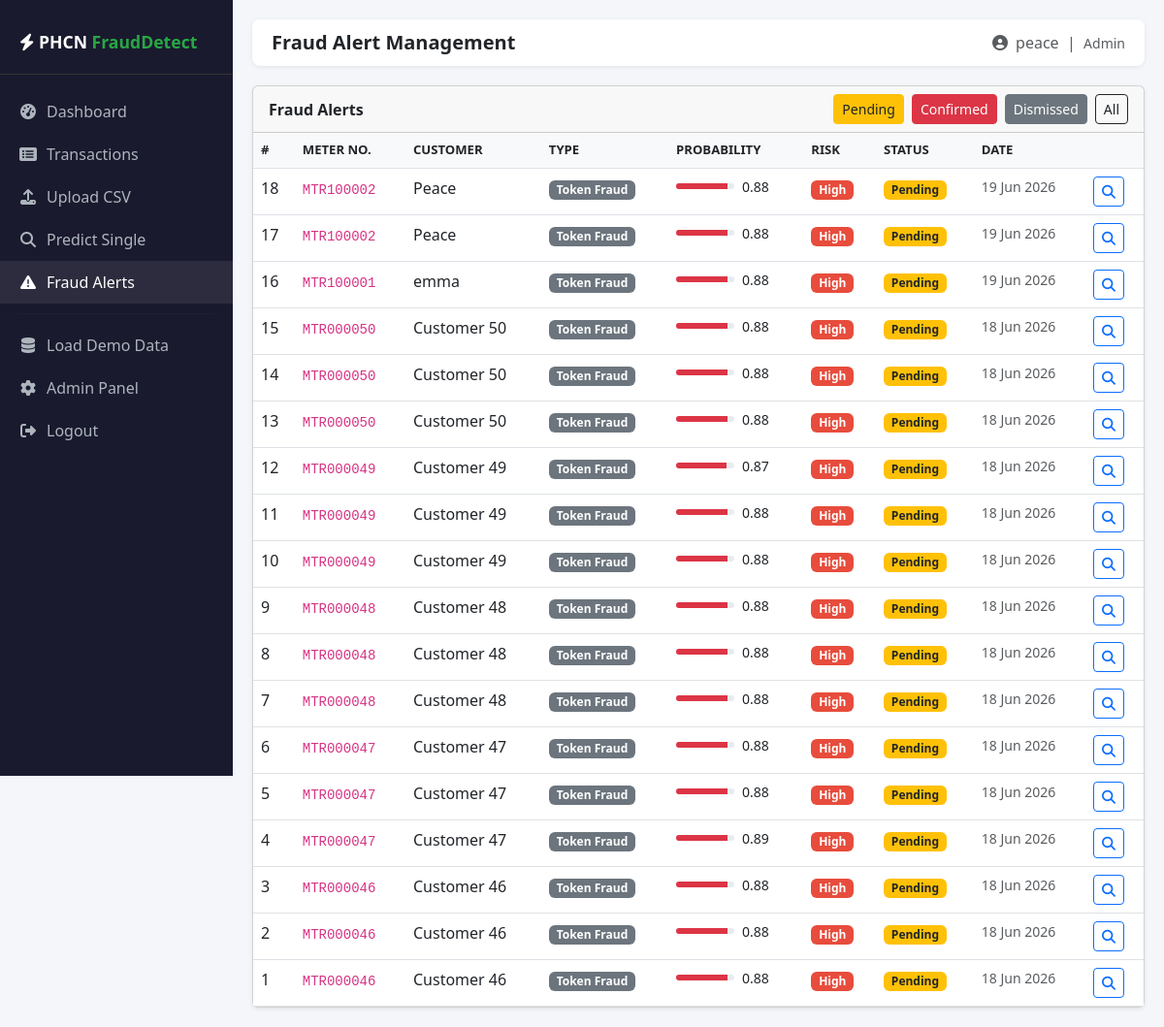
Screenshot of /alerts/ (signed in) with the database file from the repository.
### fraud_app/models.py (models this page shows, shortened)
class FraudAlert(models.Model):
    ALERT_TYPE_CHOICES = [("Token","Token Fraud"),("Tamper","Meter Tampering"),("Vending","Vending Fraud"),("General","General Anomaly")]
    STATUS_CHOICES     = [("Pending","Pending"),("Confirmed","Confirmed Fraud"),("Dismissed","Dismissed")]
    transaction          = models.ForeignKey(Transaction, on_delete=models.CASCADE, related_name="alerts")
    customer             = models.ForeignKey(Customer, on_delete=models.CASCADE, related_name="alerts")
    alert_type           = models.CharField(max_length=20, choices=ALERT_TYPE_CHOICES, default="General")
    fraud_probability    = models.FloatField()
    investigation_status = models.CharField(max_length=20, choices=STATUS_CHOICES, default="Pending")
    investigation_notes  = models.TextField(blank=True)
    investigated_by      = models.ForeignKey(User, on_delete=models.SET_NULL, null=True, blank=True)
    created_at           = models.DateTimeField(auto_now_add=True)
    updated_at           = models.DateTimeField(auto_now=True)
    class Meta: ordering = ["-created_at"]

class Customer(models.Model):
    CATEGORY_CHOICES = [("Residential","Residential"),("Commercial","Commercial"),("Industrial","Industrial")]
    account_number    = models.CharField(max_length=30, unique=True)
    meter_number      = models.CharField(max_length=30, unique=True)
    customer_name     = models.CharField(max_length=200)
    customer_category = models.CharField(max_length=50, choices=CATEGORY_CHOICES, default="Residential")
    connection_type   = models.CharField(max_length=30, default="Single Phase")
    geographic_zone   = models.CharField(max_length=100, blank=True)
    created_at        = models.DateTimeField(auto_now_add=True)
    class Meta: ordering = ["customer_name"]

### fraud_app/views.py (the view)
# urls.py: path("alerts/",           views.alert_list,         name="alert_list"),
@login_required
def alert_list(request):
    status_filter = request.GET.get("status", "")
    alerts = FraudAlert.objects.select_related("customer","transaction")
    if status_filter: alerts = alerts.filter(investigation_status=status_filter)
    return render(request, "fraud_app/alerts.html", {"alerts": alerts.order_by("-created_at"), "status_filter": status_filter})

### fraud_app/templates/fraud_app/alerts.html (shortened to what this page needs)
{% extends "fraud_app/base.html" %}
{% block page_title %}Fraud Alert Management{% endblock %}
{% block content %}
<div class="card shadow-sm">
  <div class="card-header d-flex justify-content-between align-items-center">
    <span class="fw-bold">Fraud Alerts</span>
    <div class="d-flex gap-2">
      <a href="?status=Pending"   class="btn btn-sm btn-warning text-dark">Pending</a>
      <a href="?status=Confirmed" class="btn btn-sm btn-danger">Confirmed</a>
      <a href="?status=Dismissed" class="btn btn-sm btn-secondary">Dismissed</a>
      <a href="{% url 'alert_list' %}" class="btn btn-sm btn-outline-dark">All</a>
    </div>
  </div>
  <div class="card-body p-0">
    <div class="table-responsive">
      <table class="table table-hover mb-0">
        <thead>
          <tr><th>#</th><th>Meter No.</th><th>Customer</th><th>Type</th>
              <th>Probability</th><th>Risk</th><th>Status</th><th>Date</th><th></th></tr>
        </thead>
        <tbody>
          {% for alert in alerts %}
          <tr>
            <td>{{ alert.pk }}</td>
            <td><code>{{ alert.customer.meter_number }}</code></td>
            <td>{{ alert.customer.customer_name }}</td>
            <td><span class="badge bg-secondary">{{ alert.get_alert_type_display }}</span></td>
            <td>
              <div class="d-flex align-items-center gap-2">
                <div class="progress" style="width:60px;height:6px;">
                  <div class="progress-bar bg-danger"
                       style="width:{% widthratio alert.fraud_probability 1 100 %}%"></div>
                </div>
                <small>{{ alert.fraud_probability|floatformat:2 }}</small>
              </div>
            </td>
            <td>
              {% if alert.fraud_probability >= 0.75 %}<span class="badge badge-high">High</span>
              {% elif alert.fraud_probability >= 0.50 %}<span class="badge badge-medium">Medium</span>
              {% else %}<span class="badge badge-low">Low</span>{% endif %}
            </td>
            <td>
              {% if alert.investigation_status == "Confirmed" %}<span class="badge bg-danger">Confirmed</span>
              {% elif alert.investigation_status == "Dismissed" %}<span class="badge bg-secondary">Dismissed</span>
              {% else %}<span class="badge bg-warning text-dark">Pending</span>{% endif %}
            </td>
            <td class="text-muted small">{{ alert.created_at|date:"d M Y" }}</td>
            <td><a href="{% url 'alert_detail' alert.pk %}" class="btn btn-sm btn-outline-primary">
              <i class="fas fa-search"></i></a></td>
          </tr>
          {% empty %}
          <tr><td colspan="9" class="text-center py-4 text-muted">No alerts found.</td></tr>
          {% endfor %}
        </tbody>
      </table>
    </div>
  </div>
</div>
{% endblock %}

### fraud_app/templates/fraud_app/base.html (shortened to what this page needs)
<!DOCTYPE html>
<html lang="en">
<head>
<link href="https://cdn.jsdelivr.net/npm/bootstrap@5.3.0/dist/css/bootstrap.min.css" rel="stylesheet">
<link href="https://cdnjs.cloudflare.com/ajax/libs/font-awesome/6.4.0/css/all.min.css" rel="stylesheet">
</head>
<body>
{% if user.is_authenticated %}
<nav class="sidebar">
  <div class="brand"><i class="fas fa-bolt"></i> PHCN <span>FraudDetect</span></div>
  <ul class="nav flex-column mt-3">
    <li><a class="nav-link {% if request.resolver_match.url_name == 'dashboard' %}active{% endif %}"
           href="{% url 'dashboard' %}"><i class="fas fa-tachometer-alt"></i> Dashboard</a></li>
    <li><a class="nav-link {% if request.resolver_match.url_name == 'transaction_list' %}active{% endif %}"
           href="{% url 'transaction_list' %}"><i class="fas fa-list-alt"></i> Transactions</a></li>
    <li><a class="nav-link {% if request.resolver_match.url_name == 'upload_transactions' %}active{% endif %}"
           href="{% url 'upload_transactions' %}"><i class="fas fa-upload"></i> Upload CSV</a></li>
    <li><a class="nav-link {% if request.resolver_match.url_name == 'predict_single' %}active{% endif %}"
           href="{% url 'predict_single' %}"><i class="fas fa-search"></i> Predict Single</a></li>
    <li><a class="nav-link {% if request.resolver_match.url_name == 'alert_list' %}active{% endif %}"
           href="{% url 'alert_list' %}"><i class="fas fa-exclamation-triangle"></i> Fraud Alerts</a></li>
    <hr style="border-color:#333; margin:10px 20px;">
    <li><a class="nav-link" href="{% url 'seed_demo_data' %}"><i class="fas fa-database"></i> Load Demo Data</a></li>
    <li><a class="nav-link" href="/admin/"><i class="fas fa-cog"></i> Admin Panel</a></li>
    <li><a class="nav-link" href="{% url 'logout' %}"><i class="fas fa-sign-out-alt"></i> Logout</a></li>
  </ul>
</nav>
{% endif %}
<div class="{% if user.is_authenticated %}main-content{% else %}container-fluid{% endif %}">
  {% if user.is_authenticated %}
  <div class="top-bar">
    <h5 class="mb-0 fw-bold">{% block page_title %}Dashboard{% endblock %}</h5>
    <span class="text-muted"><i class="fas fa-user-circle me-1"></i>
      {{ user.get_full_name|default:user.username }} &nbsp;|&nbsp;
      <small>{{ user.is_staff|yesno:"Admin,Officer" }}</small>
    </span>
  </div>
  {% endif %}
  {% block content %}{% endblock %}
</div>
</body>
</html>

### fraud_app/templates/fraud_app/base.html (style rules this page uses)
:root { --green:#006400; --light-green:#28a745; --dark:#1a1a2e; }
body { background:#f4f6f9; font-family:'Segoe UI',sans-serif; }
.sidebar { width:240px; min-height:100vh; background:var(--dark); position:fixed; top:0; left:0; z-index:100; padding-top:20px; }
.sidebar .brand { color:#fff; font-size:1.1rem; font-weight:700; padding:10px 20px 20px; border-bottom:1px solid #333; }
.sidebar .brand span { color:var(--light-green); }
.sidebar .nav-link { color:#adb5bd; padding:10px 20px; display:flex; align-items:center; gap:10px; transition:.2s; }
.sidebar .nav-link:hover, .sidebar .nav-link.active { color:#fff; background:rgba(255,255,255,.08); }
.sidebar .nav-link i { width:18px; text-align:center; }
.main-content { margin-left:240px; padding:20px; }
.top-bar { background:#fff; padding:12px 20px; border-radius:8px; box-shadow:0 1px 4px rgba(0,0,0,.08); margin-bottom:20px; display:flex; justify-content:space-between; align-items:center; }
.table th { background:#f8f9fa; font-size:.82rem; text-transform:uppercase; }
.badge-high { background:#e74c3c; color:#fff; }

### rows the page displays
FraudAlert: pk "18", customer.meter_number "MTR100002", customer.customer_name "Peace", alert_type "Token Fraud", fraud_probability "0.88", shows "High", investigation_status "Pending", created_at "19 Jun 2026"
FraudAlert: pk "17", customer.meter_number "MTR100002", customer.customer_name "Peace", alert_type "Token Fraud", fraud_probability "0.88", shows "High", investigation_status "Pending", created_at "19 Jun 2026"
FraudAlert: pk "16", customer.meter_number "MTR100001", customer.customer_name "emma", alert_type "Token Fraud", fraud_probability "0.88", shows "High", investigation_status "Pending", created_at "19 Jun 2026"
FraudAlert: pk "15", customer.meter_number "MTR000050", customer.customer_name "Customer 50", alert_type "Token Fraud", fraud_probability "0.88", shows "High", investigation_status "Pending", created_at "18 Jun 2026"
FraudAlert: pk "14", customer.meter_number "MTR000050", customer.customer_name "Customer 50", alert_type "Token Fraud", fraud_probability "0.88", shows "High", investigation_status "Pending", created_at "18 Jun 2026"
FraudAlert: pk "13", customer.meter_number "MTR000050", customer.customer_name "Customer 50", alert_type "Token Fraud", fraud_probability "0.88", shows "High", investigation_status "Pending", created_at "18 Jun 2026"
FraudAlert: pk "12", customer.meter_number "MTR000049", customer.customer_name "Customer 49", alert_type "Token Fraud", fraud_probability "0.87", shows "High", investigation_status "Pending", created_at "18 Jun 2026"
FraudAlert: pk "11", customer.meter_number "MTR000049", customer.customer_name "Customer 49", alert_type "Token Fraud", fraud_probability "0.88", shows "High", investigation_status "Pending", created_at "18 Jun 2026"
FraudAlert: pk "10", customer.meter_number "MTR000049", customer.customer_name "Customer 49", alert_type "Token Fraud", fraud_probability "0.88", shows "High", investigation_status "Pending", created_at "18 Jun 2026"
FraudAlert: pk "9", customer.meter_number "MTR000048", customer.customer_name "Customer 48", alert_type "Token Fraud", fraud_probability "0.88", shows "High", investigation_status "Pending", created_at "18 Jun 2026"
FraudAlert: pk "8", customer.meter_number "MTR000048", customer.customer_name "Customer 48", alert_type "Token Fraud", fraud_probability "0.88", shows "High", investigation_status "Pending", created_at "18 Jun 2026"
FraudAlert: pk "7", customer.meter_number "MTR000048", customer.customer_name "Customer 48", alert_type "Token Fraud", fraud_probability "0.88", shows "High", investigation_status "Pending", created_at "18 Jun 2026"
FraudAlert: pk "6", customer.meter_number "MTR000047", customer.customer_name "Customer 47", alert_type "Token Fraud", fraud_probability "0.88", shows "High", investigation_status "Pending", created_at "18 Jun 2026"
FraudAlert: pk "5", customer.meter_number "MTR000047", customer.customer_name "Customer 47", alert_type "Token Fraud", fraud_probability "0.88", shows "High", investigation_status "Pending", created_at "18 Jun 2026"
FraudAlert: pk "4", customer.meter_number "MTR000047", customer.customer_name "Customer 47", alert_type "Token Fraud", fraud_probability "0.89", shows "High", investigation_status "Pending", created_at "18 Jun 2026"
FraudAlert: pk "3", customer.meter_number "MTR000046", customer.customer_name "Customer 46", alert_type "Token Fraud", fraud_probability "0.88", shows "High", investigation_status "Pending", created_at "18 Jun 2026"
FraudAlert: pk "2", customer.meter_number "MTR000046", customer.customer_name "Customer 46", alert_type "Token Fraud", fraud_probability "0.88", shows "High", investigation_status "Pending", created_at "18 Jun 2026"
FraudAlert: pk "1", customer.meter_number "MTR000046", customer.customer_name "Customer 46", alert_type "Token Fraud", fraud_probability "0.88", shows "High", investigation_status "Pending", created_at "18 Jun 2026"

### other values shown
{{ user.get_full_name|default:user.username }} "peace"
{{ user.is_staff|yesno:"Admin,Officer" }} "Admin"
